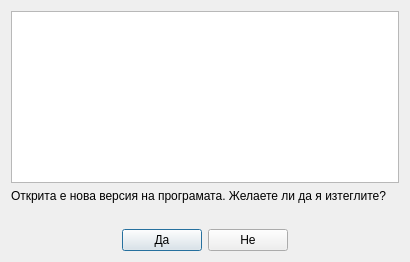
<?xml version="1.0" encoding="UTF-8"?>
<ui version="4.0">
 <class>UpdatePromptDialogClass</class>
 <widget class="QDialog" name="UpdatePromptDialogClass">
  <property name="geometry">
   <rect>
    <x>0</x>
    <y>0</y>
    <width>410</width>
    <height>262</height>
   </rect>
  </property>
  <property name="windowTitle">
   <string>UpdatePromptDialog</string>
  </property>
  <property name="modal">
   <bool>true</bool>
  </property>
  <layout class="QVBoxLayout" name="verticalLayout">
   <item>
    <widget class="QPlainTextEdit" name="changeLogText">
     <property name="readOnly">
      <bool>true</bool>
     </property>
    </widget>
   </item>
   <item>
    <widget class="QLabel" name="label">
     <property name="text">
      <string>Открита е нова версия на програмата. Желаете ли да я изтеглите?</string>
     </property>
     <property name="wordWrap">
      <bool>true</bool>
     </property>
    </widget>
   </item>
   <item>
    <spacer name="verticalSpacer">
     <property name="orientation">
      <enum>Qt::Vertical</enum>
     </property>
     <property name="sizeType">
      <enum>QSizePolicy::Preferred</enum>
     </property>
     <property name="sizeHint" stdset="0">
      <size>
       <width>20</width>
       <height>40</height>
      </size>
     </property>
    </spacer>
   </item>
   <item>
    <layout class="QHBoxLayout" name="horizontalLayout">
     <item>
      <spacer name="horizontalSpacer">
       <property name="orientation">
        <enum>Qt::Horizontal</enum>
       </property>
       <property name="sizeHint" stdset="0">
        <size>
         <width>40</width>
         <height>20</height>
        </size>
       </property>
      </spacer>
     </item>
     <item>
      <widget class="QPushButton" name="yesButton">
       <property name="text">
        <string>Да</string>
       </property>
      </widget>
     </item>
     <item>
      <widget class="QPushButton" name="noButton">
       <property name="text">
        <string>Не</string>
       </property>
      </widget>
     </item>
     <item>
      <spacer name="horizontalSpacer_2">
       <property name="orientation">
        <enum>Qt::Horizontal</enum>
       </property>
       <property name="sizeHint" stdset="0">
        <size>
         <width>40</width>
         <height>20</height>
        </size>
       </property>
      </spacer>
     </item>
    </layout>
   </item>
  </layout>
 </widget>
 <layoutdefault spacing="6" margin="11"/>
 <resources/>
 <connections/>
</ui>
